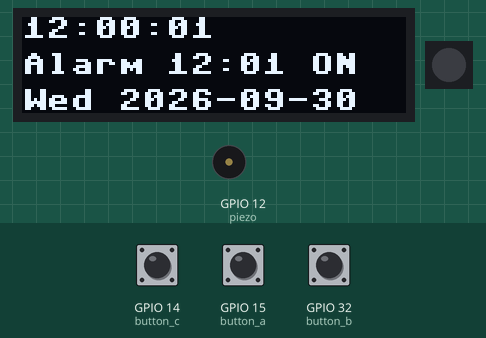
Bench run of a program on a simulated ESP32 board running MicroPython. On the bench: 128×32 one-colour display, 1 RGB LEDs in strip order, left to right, buzzer (waves = sounding). Inputs (shaded band) come from the test bench; at power-on: GPIO 15 (button_a) HIGH, GPIO 14 (button_c) HIGH, GPIO 32 (button_b) HIGH. The clock reads 2024-03-15 10:24:30 at power-on unless the program sets it; library files of the repository ran but are not shown: ssd1306.py; what the program prints to the serial console is not drawn.

Above: at 1.2 s.
1.3 s: GPIO 15 (button_a) pulled LOW for 0.15 s
At 3.5 s:
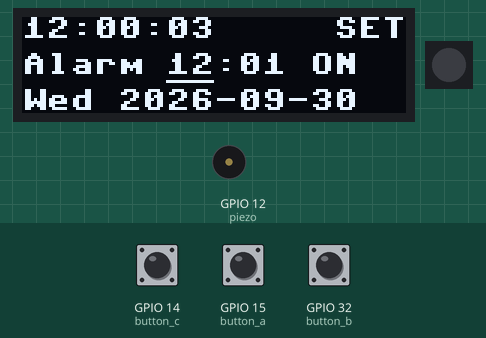
4.4 s: GPIO 14 (button_c) pulled LOW for 0.15 s
At 5.3 s:
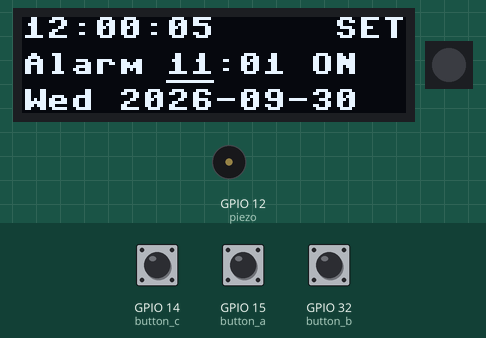
6.5 s: GPIO 32 (button_b) pulled LOW for 0.15 s
At 7.8 s:
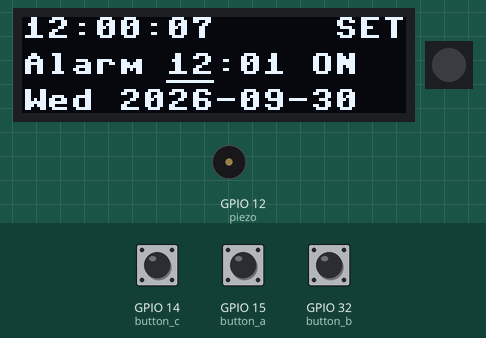
8.5 s: GPIO 14 (button_c) pulled LOW for 1 s
At 9.3 s:
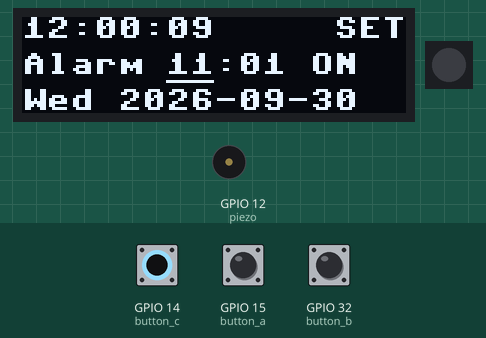
11.0 s: GPIO 15 (button_a) pulled LOW for 1 s
At 11.4 s:
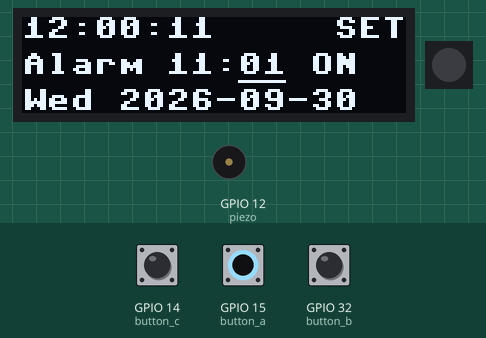
13.5 s: GPIO 32 (button_b) pulled LOW for 1 s
At 14.8 s:
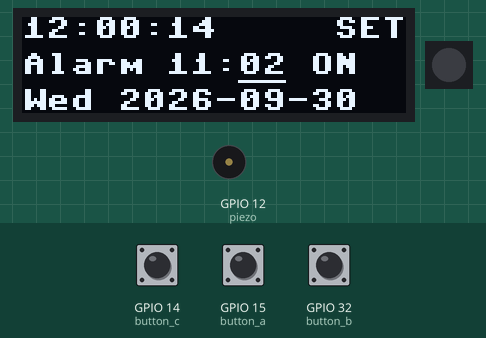
Timing chart, 0 to 16.5 s (numbered marks = the images above; inputs shaded):
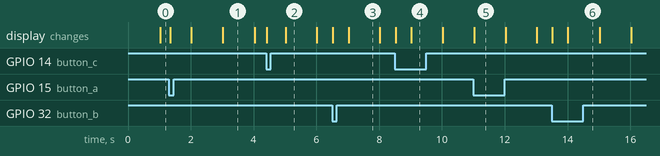

The program:

checkpoint3.py
```python
from machine import RTC, I2C, Pin, PWM
import micropython
import neopixel
import time
import ssd1306

# The RTC keeps counting while the board is powered, but we reset it to a
# fixed value on every boot so the starting time is predictable.
# Tuple format: (year, month, day, weekday, hours, minutes, seconds, subseconds)
# weekday: 0 = Monday ... 6 = Sunday
rtc = RTC()
rtc.datetime((2026, 9, 30, 2, 12, 0, 0, 0))

# The OLED FeatherWing is a 128x32 SSD1306 on the Feather's I2C pins.
# Feather ESP32 V2: SCL = GPIO 20, SDA = GPIO 22.
i2c = I2C(0, scl=Pin(20), sda=Pin(22), freq=400000)
oled = ssd1306.SSD1306_I2C(128, 32, i2c)

# Audio cue: piezo speaker driven by PWM on GPIO 12, silent until the alarm.
piezo = PWM(Pin(12))
piezo.freq(2000)
piezo.duty_u16(0)

# Visual cue: the Feather's onboard NeoPixel on GPIO 0. GPIO 2 switches on
# its power.
neopixel_power = Pin(2, Pin.OUT)
neopixel_power.value(1)
np_led = neopixel.NeoPixel(Pin(0, Pin.OUT), 1)
np_led[0] = (0, 0, 0)
np_led.write()

ALARM_COLOR = (64, 0, 0)
# The piezo and NeoPixel toggle together at this interval while ringing.
RING_TOGGLE_MS = 250
# Stop ringing automatically if nobody dismisses the alarm.
RING_TIMEOUT_MS = 60000

DAYS = ("Mon", "Tue", "Wed", "Thu", "Fri", "Sat", "Sun")

# OLED FeatherWing buttons. Each connects its pin to GND when pressed, so the
# internal pull-up keeps the pin HIGH when released and a press is a falling edge.
#   A: cycle mode (run -> set alarm hour -> set alarm minute -> run)
#   B: increment the selected field; in run mode, turn the alarm on/off
#   C: decrement the selected field
# While the alarm is ringing, any button dismisses it.
button_a = Pin(15, Pin.IN, Pin.PULL_UP)
button_b = Pin(32, Pin.IN, Pin.PULL_UP)
button_c = Pin(14, Pin.IN, Pin.PULL_UP)

DEBOUNCE_MS = 50

MODE_RUN, MODE_ALARM_HOUR, MODE_ALARM_MINUTE = 0, 1, 2

mode = MODE_RUN
needs_redraw = True

# Default alarm one minute after boot so it is quick to demo.
alarm_hours = 12
alarm_minutes = 1
alarm_enabled = True

ringing = False
ring_start_ms = 0
ring_toggle_ms = 0
ring_on = False
# Set once the alarm fires so it does not retrigger during the same minute.
alarm_fired = False


def set_ring_output(on):
    global ring_on
    ring_on = on
    piezo.duty_u16(32768 if on else 0)
    np_led[0] = ALARM_COLOR if on else (0, 0, 0)
    np_led.write()


def start_ringing():
    global ringing, ring_start_ms, ring_toggle_ms, needs_redraw
    ringing = True
    ring_start_ms = ring_toggle_ms = time.ticks_ms()
    set_ring_output(True)
    needs_redraw = True
    print("Alarm ringing")


def stop_ringing():
    global ringing, needs_redraw
    ringing = False
    set_ring_output(False)
    needs_redraw = True
    print("Alarm stopped")


def change_alarm(step):
    global alarm_hours, alarm_minutes, alarm_fired, needs_redraw
    if mode == MODE_ALARM_HOUR:
        alarm_hours = (alarm_hours + step) % 24
    elif mode == MODE_ALARM_MINUTE:
        alarm_minutes = (alarm_minutes + step) % 60
    # A new alarm time should be able to fire, even within the current minute.
    alarm_fired = False
    needs_redraw = True


def handle_a(_):
    global mode, needs_redraw
    if ringing:
        stop_ringing()
        return
    mode = (mode + 1) % 3
    needs_redraw = True


def handle_b(_):
    global alarm_enabled, needs_redraw
    if ringing:
        stop_ringing()
        return
    if mode == MODE_RUN:
        alarm_enabled = not alarm_enabled
        needs_redraw = True
    else:
        change_alarm(1)


def handle_c(_):
    if ringing:
        stop_ringing()
        return
    if mode != MODE_RUN:
        change_alarm(-1)


def make_isr(handler):
    # Each button gets its own debounce timestamp so presses on different
    # buttons do not block each other.
    last_press_ms = 0

    def isr(_):
        nonlocal last_press_ms

        now = time.ticks_ms()
        # Mechanical buttons can rapidly switch between HIGH and LOW while being
        # pressed. Ignore those false edges for 50 ms after a valid press.
        if time.ticks_diff(now, last_press_ms) < DEBOUNCE_MS:
            return

        last_press_ms = now
        # Updating state and redrawing are too slow for an ISR, so queue the
        # work for normal execution and keep the interrupt handler short.
        micropython.schedule(handler, 0)

    return isr


button_a.irq(trigger=Pin.IRQ_FALLING, handler=make_isr(handle_a))
button_b.irq(trigger=Pin.IRQ_FALLING, handler=make_isr(handle_b))
button_c.irq(trigger=Pin.IRQ_FALLING, handler=make_isr(handle_c))


def draw(year, month, day, weekday, hours, minutes, seconds):
    oled.fill(0)
    oled.text("{:02d}:{:02d}:{:02d}".format(hours, minutes, seconds), 0, 0)
    oled.text("Alarm {:02d}:{:02d} {}".format(
        alarm_hours, alarm_minutes, "ON" if alarm_enabled else "OFF"), 0, 12)

    if ringing:
        oled.text("ALARM!", 0, 24)
    else:
        oled.text("{} {:04d}-{:02d}-{:02d}".format(
            DAYS[weekday], year, month, day), 0, 24)

    if mode != MODE_RUN:
        # Underline the alarm field being edited. Each character is 8 px wide
        # and the fields start at columns 6 and 9 of "Alarm HH:MM".
        x = 48 if mode == MODE_ALARM_HOUR else 72
        # The provided driver has no hline(), so draw on its framebuffer.
        oled.framebuf.hline(x, 21, 16, 1)
        oled.text("SET", 104, 0)

    oled.show()


print("Checkpoint 3 - Part 3 Task 1")

last_second = -1

while True:
    year, month, day, weekday, hours, minutes, seconds, _ = rtc.datetime()

    at_alarm_time = hours == alarm_hours and minutes == alarm_minutes
    if not at_alarm_time:
        # Re-arm once the alarm minute has passed.
        alarm_fired = False
    elif alarm_enabled and not alarm_fired and not ringing:
        alarm_fired = True
        start_ringing()

    if ringing:
        now = time.ticks_ms()
        if time.ticks_diff(now, ring_start_ms) >= RING_TIMEOUT_MS:
            stop_ringing()
        elif time.ticks_diff(now, ring_toggle_ms) >= RING_TOGGLE_MS:
            # Beep and flash in sync, without blocking the clock or buttons.
            ring_toggle_ms = now
            set_ring_output(not ring_on)

    # Redraw when the second changes or something else changed, to avoid
    # needless I2C traffic.
    if seconds != last_second or needs_redraw:
        last_second = seconds
        needs_redraw = False
        draw(year, month, day, weekday, hours, minutes, seconds)

    time.sleep_ms(20)
```

Measured:
- after the input at 1.3 s, the display: first changes at once (image 1 shows a later state)
- what the display in image 1 shows lasts 1.0 s, from 3.0 s to 4.0 s
